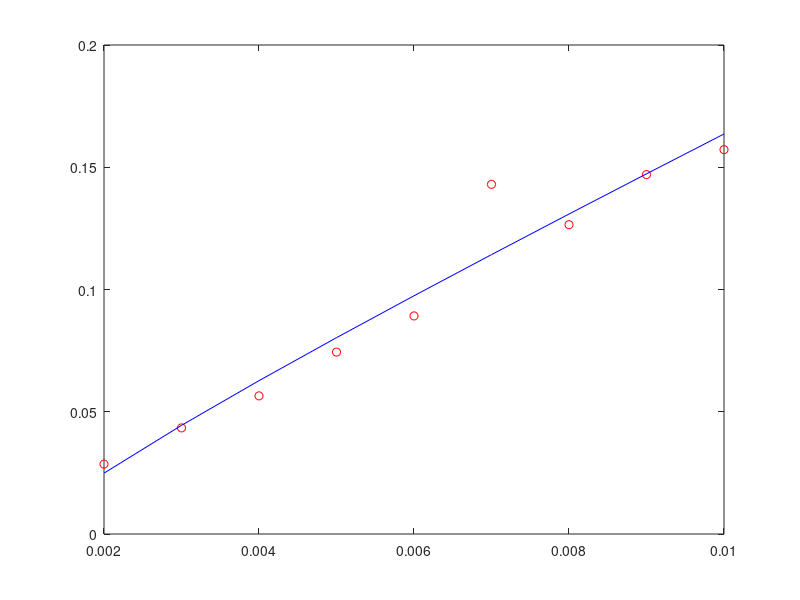

This figure's MATLAB source:
y=[0.1572,.147,.1265,.143,.0892,.0744,.0565,.0434,.0286]';
x=[.01,.009,.008,.007,.006,.005,.004,.003,.002]';
n = length(x);
F = [ones(n, 1),x,log(x)];
a = F\y;
yfit = F*a;
plot(x, y, "or", x, yfit, 'b')
yav = sum(y)/n;
St = sum( (y-yav).^2 );
Sr = sum( (y-yfit).^2 ); % residual error
R1 = sqrt((St-Sr) / St) 
R2 = corrcoef(yfit, y)
